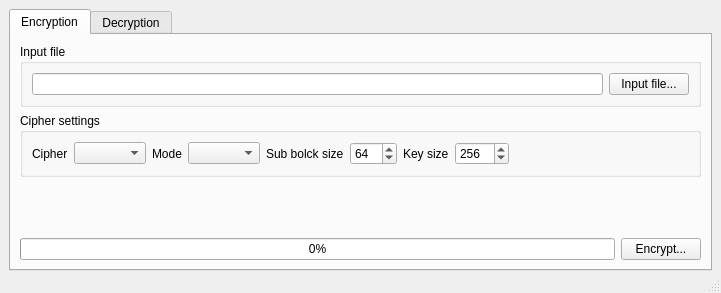
<?xml version="1.0" encoding="UTF-8"?>
<ui version="4.0">
 <class>MainWindow</class>
 <widget class="QMainWindow" name="MainWindow">
  <property name="geometry">
   <rect>
    <x>0</x>
    <y>0</y>
    <width>721</width>
    <height>293</height>
   </rect>
  </property>
  <property name="windowTitle">
   <string>Cipher Jakub Pastuszek</string>
  </property>
  <widget class="QWidget" name="centralwidget">
   <layout class="QHBoxLayout" name="horizontalLayout_9">
    <property name="bottomMargin">
     <number>0</number>
    </property>
    <item>
     <widget class="QTabWidget" name="tabWidget">
      <property name="currentIndex">
       <number>0</number>
      </property>
      <widget class="QWidget" name="encryptionTab">
       <attribute name="title">
        <string>Encryption</string>
       </attribute>
       <layout class="QVBoxLayout" name="verticalLayout_2">
        <item>
         <layout class="QVBoxLayout" name="verticalLayout_3">
          <item>
           <widget class="QGroupBox" name="groupBox_2">
            <property name="title">
             <string>Input file</string>
            </property>
            <layout class="QHBoxLayout" name="horizontalLayout_3">
             <item>
              <widget class="QLineEdit" name="encryption_input_file_path">
               <property name="readOnly">
                <bool>true</bool>
               </property>
              </widget>
             </item>
             <item>
              <widget class="QPushButton" name="encryption_input_file_button">
               <property name="text">
                <string>Input file...</string>
               </property>
              </widget>
             </item>
            </layout>
           </widget>
          </item>
         </layout>
        </item>
        <item>
         <widget class="QGroupBox" name="groupBox">
          <property name="title">
           <string>Cipher settings</string>
          </property>
          <layout class="QHBoxLayout" name="horizontalLayout_2">
           <item>
            <widget class="QLabel" name="label">
             <property name="text">
              <string>Cipher</string>
             </property>
            </widget>
           </item>
           <item>
            <widget class="QComboBox" name="cipher_selector"/>
           </item>
           <item>
            <widget class="QLabel" name="label_2">
             <property name="text">
              <string>Mode</string>
             </property>
            </widget>
           </item>
           <item>
            <widget class="QComboBox" name="mode_selector"/>
           </item>
           <item>
            <widget class="QLabel" name="label_3">
             <property name="text">
              <string>Sub bolck size</string>
             </property>
            </widget>
           </item>
           <item>
            <widget class="QSpinBox" name="sub_block_size_selector">
             <property name="enabled">
              <bool>true</bool>
             </property>
             <property name="maximum">
              <number>128</number>
             </property>
             <property name="singleStep">
              <number>8</number>
             </property>
             <property name="value">
              <number>64</number>
             </property>
            </widget>
           </item>
           <item>
            <widget class="QLabel" name="label_4">
             <property name="text">
              <string>Key size</string>
             </property>
            </widget>
           </item>
           <item>
            <widget class="QSpinBox" name="key_size_selector">
             <property name="enabled">
              <bool>true</bool>
             </property>
             <property name="readOnly">
              <bool>false</bool>
             </property>
             <property name="maximum">
              <number>2048</number>
             </property>
             <property name="singleStep">
              <number>8</number>
             </property>
             <property name="value">
              <number>256</number>
             </property>
            </widget>
           </item>
           <item>
            <spacer name="horizontalSpacer">
             <property name="orientation">
              <enum>Qt::Horizontal</enum>
             </property>
             <property name="sizeHint" stdset="0">
              <size>
               <width>197</width>
               <height>20</height>
              </size>
             </property>
            </spacer>
           </item>
          </layout>
         </widget>
        </item>
        <item>
         <spacer name="verticalSpacer">
          <property name="orientation">
           <enum>Qt::Vertical</enum>
          </property>
          <property name="sizeHint" stdset="0">
           <size>
            <width>20</width>
            <height>40</height>
           </size>
          </property>
         </spacer>
        </item>
        <item>
         <layout class="QHBoxLayout" name="horizontalLayout_8">
          <item>
           <widget class="QProgressBar" name="encryption_progress_bar">
            <property name="value">
             <number>0</number>
            </property>
           </widget>
          </item>
          <item>
           <widget class="QPushButton" name="encrypt_button">
            <property name="text">
             <string>Encrypt...</string>
            </property>
           </widget>
          </item>
         </layout>
        </item>
       </layout>
      </widget>
      <widget class="QWidget" name="decryptionTab">
       <attribute name="title">
        <string>Decryption</string>
       </attribute>
       <layout class="QVBoxLayout" name="verticalLayout">
        <item>
         <layout class="QVBoxLayout" name="verticalLayout_4">
          <item>
           <widget class="QGroupBox" name="groupBox_3">
            <property name="title">
             <string>Input file</string>
            </property>
            <layout class="QHBoxLayout" name="horizontalLayout_4">
             <item>
              <widget class="QLineEdit" name="decryption_input_file_path">
               <property name="readOnly">
                <bool>true</bool>
               </property>
              </widget>
             </item>
             <item>
              <widget class="QPushButton" name="decryption_input_file_button">
               <property name="text">
                <string>Input file...</string>
               </property>
              </widget>
             </item>
            </layout>
           </widget>
          </item>
         </layout>
        </item>
        <item>
         <spacer name="verticalSpacer_2">
          <property name="orientation">
           <enum>Qt::Vertical</enum>
          </property>
          <property name="sizeHint" stdset="0">
           <size>
            <width>20</width>
            <height>40</height>
           </size>
          </property>
         </spacer>
        </item>
        <item>
         <layout class="QHBoxLayout" name="horizontalLayout_6">
          <item>
           <widget class="QProgressBar" name="decryption_progress_bar">
            <property name="value">
             <number>0</number>
            </property>
           </widget>
          </item>
          <item>
           <widget class="QPushButton" name="decrypt_button">
            <property name="text">
             <string>Decrypt...</string>
            </property>
           </widget>
          </item>
         </layout>
        </item>
       </layout>
      </widget>
     </widget>
    </item>
   </layout>
  </widget>
  <widget class="QStatusBar" name="statusbar"/>
 </widget>
 <resources/>
 <connections>
  <connection>
   <sender>cipher_selector</sender>
   <signal>currentIndexChanged(QString)</signal>
   <receiver>MainWindow</receiver>
   <slot>cipher_selected(QString)</slot>
   <hints>
    <hint type="sourcelabel">
     <x>147</x>
     <y>161</y>
    </hint>
    <hint type="destinationlabel">
     <x>403</x>
     <y>155</y>
    </hint>
   </hints>
  </connection>
  <connection>
   <sender>mode_selector</sender>
   <signal>currentIndexChanged(QString)</signal>
   <receiver>MainWindow</receiver>
   <slot>mode_selected(QString)</slot>
   <hints>
    <hint type="sourcelabel">
     <x>296</x>
     <y>161</y>
    </hint>
    <hint type="destinationlabel">
     <x>403</x>
     <y>155</y>
    </hint>
   </hints>
  </connection>
  <connection>
   <sender>sub_block_size_selector</sender>
   <signal>valueChanged(int)</signal>
   <receiver>MainWindow</receiver>
   <slot>sub_block_size_selected(int)</slot>
   <hints>
    <hint type="sourcelabel">
     <x>500</x>
     <y>161</y>
    </hint>
    <hint type="destinationlabel">
     <x>360</x>
     <y>146</y>
    </hint>
   </hints>
  </connection>
  <connection>
   <sender>key_size_selector</sender>
   <signal>valueChanged(int)</signal>
   <receiver>MainWindow</receiver>
   <slot>key_size_selected(int)</slot>
   <hints>
    <hint type="sourcelabel">
     <x>630</x>
     <y>161</y>
    </hint>
    <hint type="destinationlabel">
     <x>360</x>
     <y>146</y>
    </hint>
   </hints>
  </connection>
  <connection>
   <sender>encrypt_button</sender>
   <signal>clicked()</signal>
   <receiver>MainWindow</receiver>
   <slot>encrypt()</slot>
   <hints>
    <hint type="sourcelabel">
     <x>634</x>
     <y>232</y>
    </hint>
    <hint type="destinationlabel">
     <x>360</x>
     <y>146</y>
    </hint>
   </hints>
  </connection>
  <connection>
   <sender>encryption_input_file_button</sender>
   <signal>clicked()</signal>
   <receiver>MainWindow</receiver>
   <slot>select_encryption_input_file()</slot>
   <hints>
    <hint type="sourcelabel">
     <x>618</x>
     <y>89</y>
    </hint>
    <hint type="destinationlabel">
     <x>360</x>
     <y>146</y>
    </hint>
   </hints>
  </connection>
  <connection>
   <sender>decryption_input_file_button</sender>
   <signal>clicked()</signal>
   <receiver>MainWindow</receiver>
   <slot>select_decryption_input_file()</slot>
   <hints>
    <hint type="sourcelabel">
     <x>620</x>
     <y>89</y>
    </hint>
    <hint type="destinationlabel">
     <x>360</x>
     <y>146</y>
    </hint>
   </hints>
  </connection>
  <connection>
   <sender>decrypt_button</sender>
   <signal>clicked()</signal>
   <receiver>MainWindow</receiver>
   <slot>decrypt()</slot>
   <hints>
    <hint type="sourcelabel">
     <x>633</x>
     <y>232</y>
    </hint>
    <hint type="destinationlabel">
     <x>360</x>
     <y>146</y>
    </hint>
   </hints>
  </connection>
 </connections>
 <slots>
  <slot>cipher_selected(QString)</slot>
  <slot>mode_selected(QString)</slot>
  <slot>sub_block_size_selected(int)</slot>
  <slot>key_size_selected(int)</slot>
  <slot>encrypt()</slot>
  <slot>select_encryption_input_file()</slot>
  <slot>select_decryption_input_file()</slot>
  <slot>decrypt()</slot>
 </slots>
</ui>
